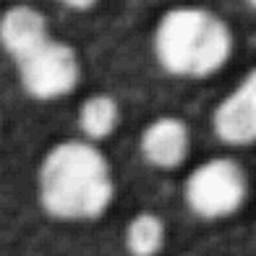
#> input picture image_segmentation/inputImage.jpg, 256 x 256 px
$ python watershed_segmentation.py inputImage.jpg watershed_sigma0.8.jpg out.png
#> lines starting #> are read from the running program, lines starting #| are printed output that depends on the picture
#!/usr/bin/python

import cv2
import heapq
import numpy as np
from scipy import ndimage
import sys
import time


# Function to return the data of neighboring pixels (if they exist)
#######################################
def get_neighbor(seed_coordinates, connectivity_8, image_gradients):
    neighbor_data = []
    # 8-connectivity
    if(connectivity_8 == 1):
        for row in range(seed_coordinates[0]-1, seed_coordinates[0]+2):
            for col in range(seed_coordinates[1]+1, seed_coordinates[1]-2, -1):
                if((row < 0) or (row >= image_gradients.shape[0]) or (col < 0) or
                        (col >= image_gradients.shape[1]) or (row==seed_coordinates[0] and col==seed_coordinates[1])):
                    continue
                else:
                    neighbor_data.append((image_gradients[row][col], [row, col]))
    # 4-connectivity
    else:
        for row in range(seed_coordinates[0]-1, seed_coordinates[0]+2):
            for col in range(seed_coordinates[1]+1, seed_coordinates[1]-2, -1):
                if ((row < 0) or (row >= image_gradients.shape[0]) or (col < 0) or
                    (col >= image_gradients.shape[1]) or (row==seed_coordinates[0] and col==seed_coordinates[1]) or
                    (row==seed_coordinates[0]-1 and col==seed_coordinates[1]+1) or
                    (row==seed_coordinates[0]+1 and col==seed_coordinates[1]+1) or
                    (row==seed_coordinates[0]-1 and col==seed_coordinates[1]-1) or
                    (row==seed_coordinates[0]+1 and col==seed_coordinates[1]-1)):
                    continue
                else:
                    neighbor_data.append((image_gradients[row][col], [row, col]))
    # Return neighboring pixels data
    return neighbor_data
# --------------------------------------


def main():
    if len(sys.argv) < 4:
      print('Usage: wshedSegment.py inputImageFile inputSeedFile outputImageFile')
      sys.exit(1)

    inputImageFile = sys.argv[1]
    inputSeedFile = sys.argv[2]
    outputImageFile = sys.argv[3]
    # --------------------------------------

    # Prepare input and output images
    #######################################
    # Read input image, smoothen with Gaussian noise and compute intensity gradients
    img = cv2.imread(inputImageFile, 0)
#> img is the input picture: shape (256, 256); min 15, max 251, mean 102
    smooth_img_gradient = ndimage.gaussian_gradient_magnitude(img, sigma=0.8)
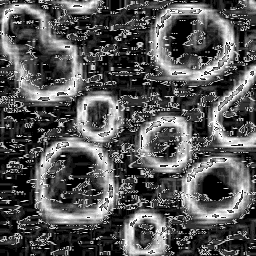
#> smooth_img_gradient: shape (256, 256); min 0, max 15, mean 5.08; drawn with min black and max white
    # Define empty final segmented image
    segmented_image = np.empty((smooth_img_gradient.shape[0], smooth_img_gradient.shape[1]))
    # -------------------------------------

    # Some initializations
    #######################################
    # Initialize elements of the pixel label matrix with -1 denoting background pixels
    pixel_labels = np.empty((smooth_img_gradient.shape[0], smooth_img_gradient.shape[1]))
    pixel_labels.fill(-1)
#> pixel_labels: shape (256, 256) float64; every value is -1
    # Define empty priority queue
    priority = []
    # Set 8-connectivity as true/false
    connectivity_8 = 0
    # Define empty dictionary to ensure duplicate entries are not pushed into the priority queue
    d = {}
    # -------------------------------------

    # Prepare seed data from input seed file - seed_data is a 2D array with 3 cols (intensity, x, y)
    #######################################
    file_seeds = open(inputSeedFile, "r")
#> (the run stopped early here; a loop or call above may not have finished)
